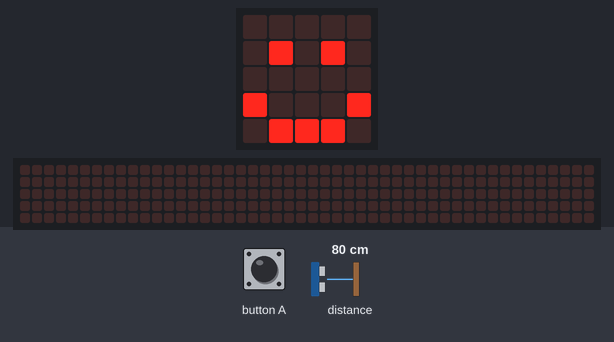
Bench run of a program on a simulated BBC micro:bit (MakeCode). Shown: the board's 5×5 LED display, a strip that is not on the board, showing the scrolling text unrolled. The test bench sets the inputs (shaded band); at power-on: distance to the obstacle 80 cm. The 48×5 strip is a reading aid, not a part: it shows the text the display is scrolling, unrolled, one strip-width of it at a time.

Above: at 1.8 s.
1.9 s: button A pressed for 0.15 s
At 2.28 s:
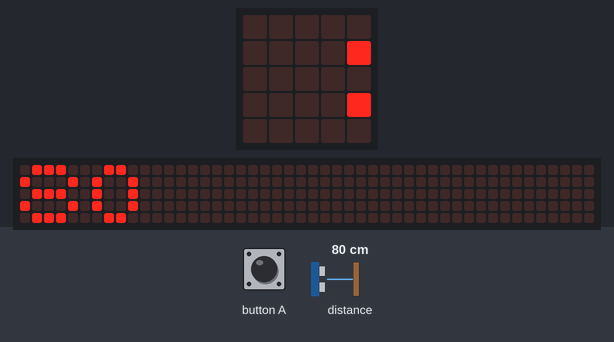
At 4.53 s:
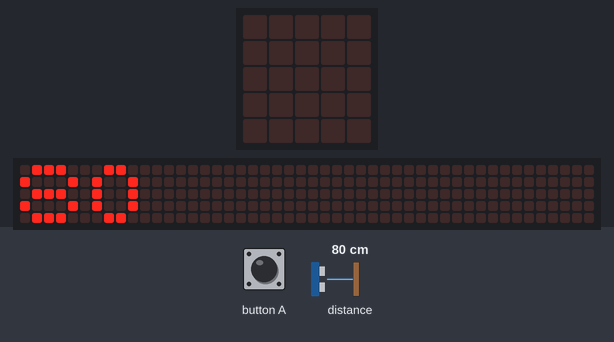
Timing chart, 0 to 6.0 s (numbered marks = the images above; inputs shaded):
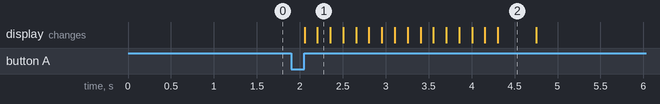

The program:

main.ts
```typescript
// (licence header left out)
// variable
let distance: number = 0

// cleanup
basic.clearScreen()
basic.showIcon(IconNames.Happy)

// input
input.onButtonPressed(Button.A, function () {
  basic.clearScreen()
  distance = sonar.ping(
    DigitalPin.P1,
    DigitalPin.P2,
    PingUnit.Centimeters
  )

  // output
  basic.showNumber(distance)
  basic.showIcon(IconNames.Happy)
})
```

Measured:
- after the input at 1.9 s, the display: first changes after 0.16 s (image 1 shows a later state)
- what the display in image 2 shows lasts 0.5 s, from 4.3 s to 4.8 s
